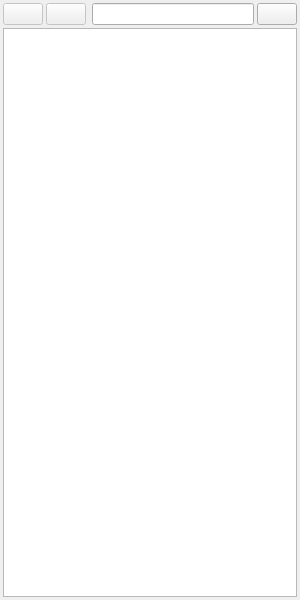
<?xml version="1.0" encoding="UTF-8"?>
<ui version="4.0">
 <class>CFileForm</class>
 <widget class="QWidget" name="CFileForm">
  <property name="geometry">
   <rect>
    <x>0</x>
    <y>0</y>
    <width>300</width>
    <height>600</height>
   </rect>
  </property>
  <property name="sizePolicy">
   <sizepolicy hsizetype="Preferred" vsizetype="Preferred">
    <horstretch>0</horstretch>
    <verstretch>0</verstretch>
   </sizepolicy>
  </property>
  <property name="minimumSize">
   <size>
    <width>150</width>
    <height>100</height>
   </size>
  </property>
  <property name="maximumSize">
   <size>
    <width>10000</width>
    <height>10000</height>
   </size>
  </property>
  <property name="windowTitle">
   <string>Form</string>
  </property>
  <layout class="QGridLayout" name="gridLayout">
   <property name="leftMargin">
    <number>3</number>
   </property>
   <property name="topMargin">
    <number>3</number>
   </property>
   <property name="rightMargin">
    <number>3</number>
   </property>
   <property name="bottomMargin">
    <number>3</number>
   </property>
   <property name="spacing">
    <number>3</number>
   </property>
   <item row="1" column="0" colspan="5">
    <widget class="QStackedWidget" name="viewStackedWidget">
     <property name="currentIndex">
      <number>0</number>
     </property>
     <widget class="QWidget" name="page">
      <layout class="QVBoxLayout" name="verticalLayout">
       <property name="spacing">
        <number>0</number>
       </property>
       <property name="leftMargin">
        <number>0</number>
       </property>
       <property name="topMargin">
        <number>0</number>
       </property>
       <property name="rightMargin">
        <number>0</number>
       </property>
       <property name="bottomMargin">
        <number>0</number>
       </property>
       <item>
        <widget class="QTreeView" name="fileTreeView">
         <property name="contextMenuPolicy">
          <enum>Qt::CustomContextMenu</enum>
         </property>
         <property name="acceptDrops">
          <bool>true</bool>
         </property>
         <property name="dragEnabled">
          <bool>true</bool>
         </property>
         <property name="dragDropMode">
          <enum>QAbstractItemView::InternalMove</enum>
         </property>
         <property name="headerHidden">
          <bool>false</bool>
         </property>
        </widget>
       </item>
      </layout>
     </widget>
     <widget class="QWidget" name="page_2">
      <layout class="QVBoxLayout" name="verticalLayout_2">
       <property name="spacing">
        <number>0</number>
       </property>
       <property name="leftMargin">
        <number>0</number>
       </property>
       <property name="topMargin">
        <number>0</number>
       </property>
       <property name="rightMargin">
        <number>0</number>
       </property>
       <property name="bottomMargin">
        <number>0</number>
       </property>
       <item>
        <widget class="QListView" name="fileListView">
         <property name="contextMenuPolicy">
          <enum>Qt::CustomContextMenu</enum>
         </property>
         <property name="editTriggers">
          <set>QAbstractItemView::DoubleClicked|QAbstractItemView::EditKeyPressed</set>
         </property>
         <property name="dragDropMode">
          <enum>QAbstractItemView::InternalMove</enum>
         </property>
         <property name="resizeMode">
          <enum>QListView::Adjust</enum>
         </property>
         <property name="spacing">
          <number>5</number>
         </property>
         <property name="viewMode">
          <enum>QListView::IconMode</enum>
         </property>
         <property name="modelColumn">
          <number>0</number>
         </property>
         <property name="uniformItemSizes">
          <bool>true</bool>
         </property>
        </widget>
       </item>
      </layout>
     </widget>
    </widget>
   </item>
   <item row="0" column="4">
    <widget class="QPushButton" name="browserBtn">
     <property name="sizePolicy">
      <sizepolicy hsizetype="Fixed" vsizetype="Fixed">
       <horstretch>0</horstretch>
       <verstretch>0</verstretch>
      </sizepolicy>
     </property>
     <property name="text">
      <string/>
     </property>
    </widget>
   </item>
   <item row="0" column="0">
    <widget class="QPushButton" name="prevBtn">
     <property name="enabled">
      <bool>false</bool>
     </property>
     <property name="text">
      <string/>
     </property>
    </widget>
   </item>
   <item row="0" column="3">
    <widget class="QLineEdit" name="pathLineEdit">
     <property name="maximumSize">
      <size>
       <width>16777215</width>
       <height>36</height>
      </size>
     </property>
    </widget>
   </item>
   <item row="0" column="1">
    <widget class="QPushButton" name="nextBtn">
     <property name="enabled">
      <bool>false</bool>
     </property>
     <property name="sizePolicy">
      <sizepolicy hsizetype="Fixed" vsizetype="Fixed">
       <horstretch>0</horstretch>
       <verstretch>0</verstretch>
      </sizepolicy>
     </property>
     <property name="text">
      <string/>
     </property>
    </widget>
   </item>
  </layout>
 </widget>
 <resources/>
 <connections/>
</ui>
